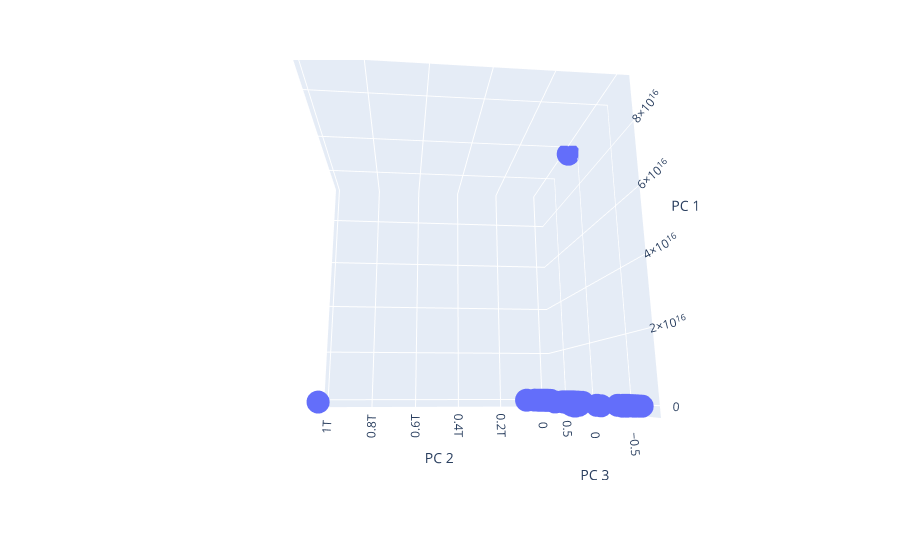

Notebook cell for this chart:
### Markdown cell above
#### Scatter Plot with Tradable Cryptocurrencies

### Code cell
# Scale data to create the scatter plot
fig = px.scatter_3d(
    clustered_df,
    x="PC 3",
    y="PC 2",
    z="PC 1",
    hover_name="CoinName",
    hover_data=["Algorithm"],
)
fig.update_layout(legend=dict(x=0, y=1))
fig.show()

### Figure 1 — Plotly figure (JSON) as saved in the notebook; plotly's stock layout.template omitted (floating-point values rounded to 4 significant figures; data arrays with more than 128 entries replaced by an {"elided": "..."} marker saying what was removed)
{"data": [{"customdata": {"elided": "685x1 str values"}, "hovertemplate": "<b>%{hovertext}</b><br><br>PC 3=%{x}<br>PC 2=%{y}<br>PC 1=%{z}<br>Algorithm=%{customdata[0]}<extra></extra>", "hovertext": {"elided": "685 str values"}, "legendgroup": "", "marker": {"color": "#636efa", "symbol": "circle"}, "mode": "markers", "name": "", "scene": "scene", "showlegend": false, "type": "scatter3d", "x": {"elided": "685 float values"}, "y": {"elided": "685 float values"}, "z": {"elided": "685 float values"}}], "layout": {"autosize": true, "legend": {"tracegroupgap": 0, "x": 0, "y": 1}, "margin": {"t": 60}, "scene": {"aspectmode": "auto", "aspectratio": {"x": 1, "y": 1, "z": 1}, "camera": {"center": {"x": 0, "y": 0, "z": 0}, "eye": {"x": -1.804, "y": 0.1654, "z": -0.4319}, "projection": {"type": "perspective"}, "up": {"x": 0, "y": 0, "z": 1}}, "domain": {"x": [0, 1], "y": [0, 1]}, "xaxis": {"title": {"text": "PC 3"}, "type": "linear"}, "yaxis": {"title": {"text": "PC 2"}, "type": "linear"}, "zaxis": {"title": {"text": "PC 1"}, "type": "linear"}}}}
